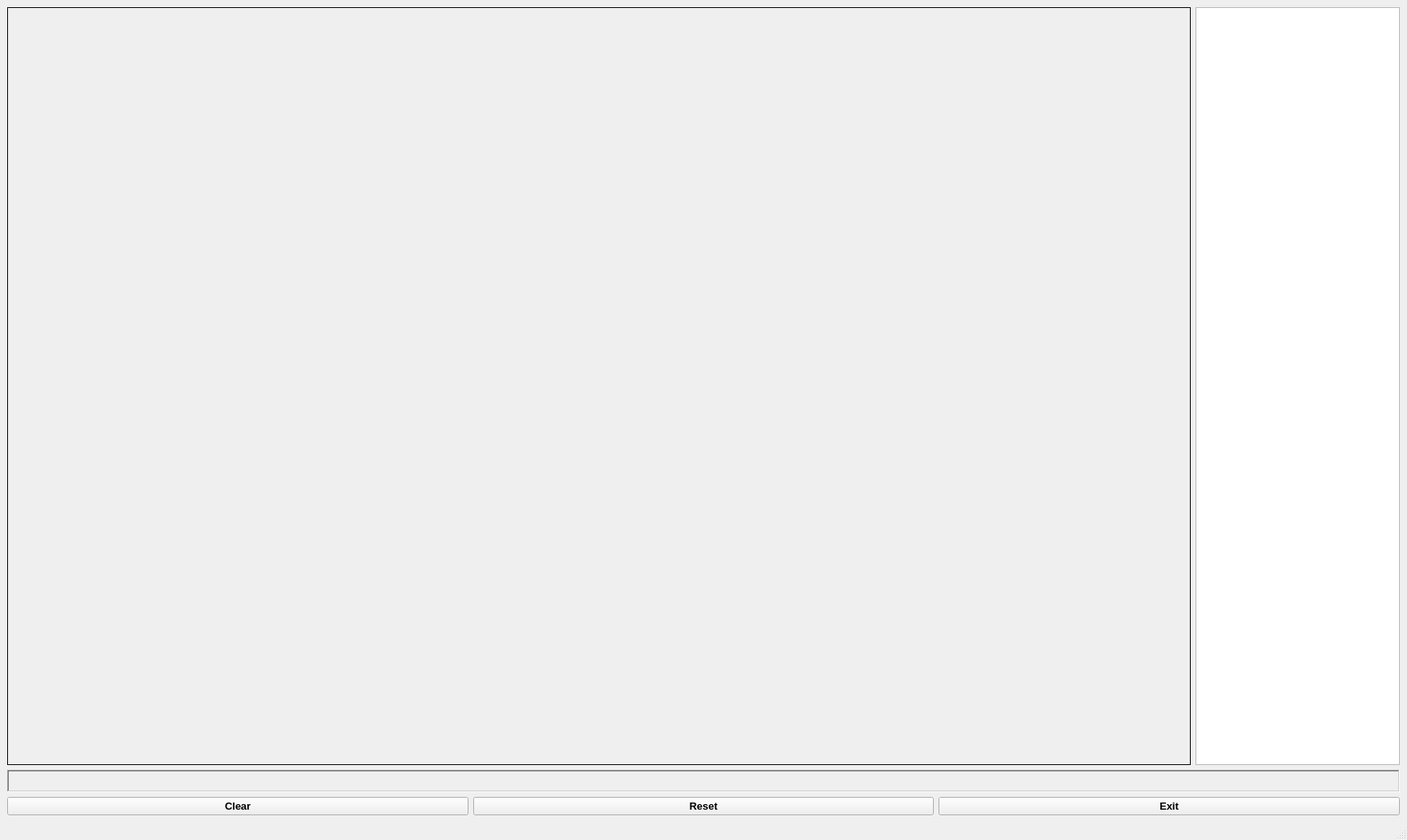
<?xml version="1.0" encoding="UTF-8"?>
<ui version="4.0">
 <class>MainWindow</class>
 <widget class="QMainWindow" name="MainWindow">
  <property name="geometry">
   <rect>
    <x>0</x>
    <y>0</y>
    <width>1763</width>
    <height>1053</height>
   </rect>
  </property>
  <property name="windowTitle">
   <string>MainWindow</string>
  </property>
  <widget class="QWidget" name="centralwidget">
   <layout class="QVBoxLayout" name="verticalLayout_2">
    <item>
     <layout class="QVBoxLayout" name="verticalLayout">
      <item>
       <layout class="QHBoxLayout" name="horizontalLayout">
        <item>
         <widget class="QLabel" name="camera">
          <property name="sizePolicy">
           <sizepolicy hsizetype="Maximum" vsizetype="Maximum">
            <horstretch>0</horstretch>
            <verstretch>0</verstretch>
           </sizepolicy>
          </property>
          <property name="minimumSize">
           <size>
            <width>640</width>
            <height>480</height>
           </size>
          </property>
          <property name="maximumSize">
           <size>
            <width>1920</width>
            <height>1080</height>
           </size>
          </property>
          <property name="frameShape">
           <enum>QFrame::Box</enum>
          </property>
          <property name="text">
           <string/>
          </property>
         </widget>
        </item>
        <item>
         <widget class="QListWidget" name="word_choice">
          <property name="sizePolicy">
           <sizepolicy hsizetype="Maximum" vsizetype="Expanding">
            <horstretch>0</horstretch>
            <verstretch>0</verstretch>
           </sizepolicy>
          </property>
         </widget>
        </item>
       </layout>
      </item>
      <item>
       <widget class="QLabel" name="output">
        <property name="sizePolicy">
         <sizepolicy hsizetype="Preferred" vsizetype="Preferred">
          <horstretch>0</horstretch>
          <verstretch>0</verstretch>
         </sizepolicy>
        </property>
        <property name="font">
         <font>
          <pointsize>16</pointsize>
          <weight>75</weight>
          <bold>true</bold>
         </font>
        </property>
        <property name="autoFillBackground">
         <bool>false</bool>
        </property>
        <property name="frameShape">
         <enum>QFrame::WinPanel</enum>
        </property>
        <property name="frameShadow">
         <enum>QFrame::Sunken</enum>
        </property>
        <property name="lineWidth">
         <number>15</number>
        </property>
        <property name="text">
         <string/>
        </property>
        <property name="scaledContents">
         <bool>true</bool>
        </property>
        <property name="wordWrap">
         <bool>true</bool>
        </property>
       </widget>
      </item>
      <item>
       <layout class="QHBoxLayout" name="horizontalLayout_2">
        <item>
         <widget class="QPushButton" name="clear_btn">
          <property name="sizePolicy">
           <sizepolicy hsizetype="Minimum" vsizetype="Minimum">
            <horstretch>0</horstretch>
            <verstretch>0</verstretch>
           </sizepolicy>
          </property>
          <property name="font">
           <font>
            <pointsize>10</pointsize>
            <weight>75</weight>
            <bold>true</bold>
           </font>
          </property>
          <property name="text">
           <string>Clear</string>
          </property>
         </widget>
        </item>
        <item>
         <widget class="QPushButton" name="reset_btn">
          <property name="sizePolicy">
           <sizepolicy hsizetype="Minimum" vsizetype="Minimum">
            <horstretch>0</horstretch>
            <verstretch>0</verstretch>
           </sizepolicy>
          </property>
          <property name="font">
           <font>
            <pointsize>10</pointsize>
            <weight>75</weight>
            <bold>true</bold>
           </font>
          </property>
          <property name="text">
           <string>Reset</string>
          </property>
         </widget>
        </item>
        <item>
         <widget class="QPushButton" name="exit_btn">
          <property name="sizePolicy">
           <sizepolicy hsizetype="Minimum" vsizetype="Minimum">
            <horstretch>0</horstretch>
            <verstretch>0</verstretch>
           </sizepolicy>
          </property>
          <property name="font">
           <font>
            <pointsize>10</pointsize>
            <weight>75</weight>
            <bold>true</bold>
           </font>
          </property>
          <property name="text">
           <string>Exit</string>
          </property>
         </widget>
        </item>
       </layout>
      </item>
     </layout>
    </item>
   </layout>
  </widget>
  <widget class="QMenuBar" name="menubar">
   <property name="geometry">
    <rect>
     <x>0</x>
     <y>0</y>
     <width>1763</width>
     <height>26</height>
    </rect>
   </property>
  </widget>
  <widget class="QStatusBar" name="statusbar"/>
 </widget>
 <resources/>
 <connections/>
</ui>
